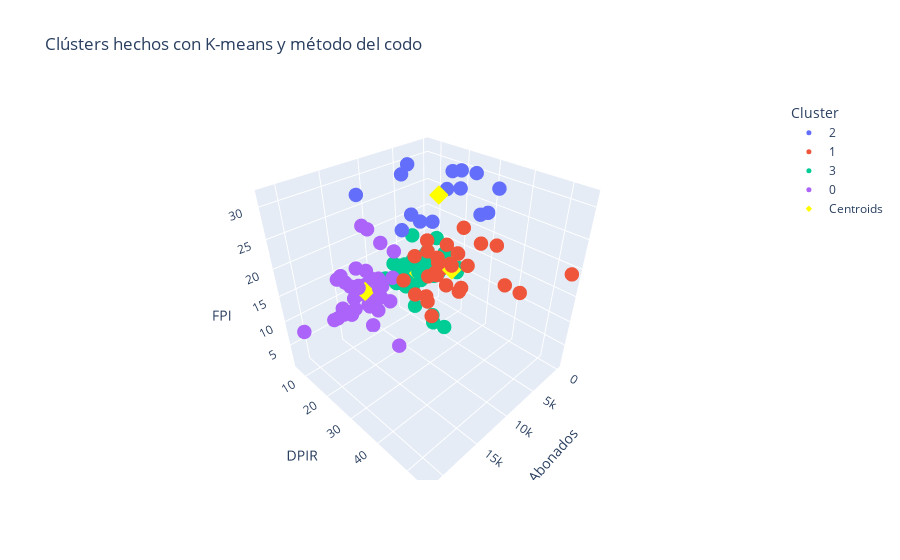

Source (notebook cell):
### Code cell
fig = px.scatter_3d(data_kmeans_elbow, x="Abonados", y="DPIR", z="FPI", color="Cluster", 
                    title='Clústers hechos con K-means y método del codo')
fig.add_trace(go.Scatter3d(
    x=centers[:, 0],
    y=centers[:, 1],
    z=centers[:, 2],
    mode='markers',
    marker=dict(size=20, color='yellow',symbol='diamond'),
    name='Centroids'
))

fig.update_traces(
    textfont=dict(
        family="Arial",
        size=15,
        color="crimson"  
    ),
    marker=dict(
        size=5,
    )
)
fig.show()

### Figure 1 — Plotly figure (JSON) as saved in the notebook; plotly's stock layout.template omitted (floating-point values rounded to 4 significant figures)
{"data": [{"hovertemplate": "Cluster=2<br>Abonados=%{x}<br>DPIR=%{y}<br>FPI=%{z}<extra></extra>", "legendgroup": "2", "marker": {"color": "#636efa", "size": 5, "symbol": "circle"}, "mode": "markers", "name": "2", "scene": "scene", "showlegend": true, "textfont": {"color": "crimson", "family": "Arial", "size": 15}, "type": "scatter3d", "x": [3756, 7039, 9777, 1012, 8573, 12032, 5610, 6181, 1659, 2762, 2883, 1210, 797, 4772, 4777], "y": [32.73, 23.86, 22.96, 20.86, 16.38, 8.93, 16.17, 39.04, 34.12, 28.96, 24.41, 18.18, 15.53, 7.15, 9.64], "z": [25.97, 24.46, 26.82, 29.87, 22.06, 28.17, 22.05, 28.81, 29.52, 31.47, 28.25, 29.36, 25.61, 28.31, 30.43]}, {"hovertemplate": "Cluster=1<br>Abonados=%{x}<br>DPIR=%{y}<br>FPI=%{z}<extra></extra>", "legendgroup": "1", "marker": {"color": "#EF553B", "size": 5, "symbol": "circle"}, "mode": "markers", "name": "1", "scene": "scene", "showlegend": true, "textfont": {"color": "crimson", "family": "Arial", "size": 15}, "type": "scatter3d", "x": [2230, 8644, 74, 373, 2916, 3796, 6716, 5860, 10473, 6279, 8056, 292, 9000, 12534, 3937, 8121, 7065, 5310, 2685, 9574, 7199, 5556, 483, 4251, 4465, 2756, 3315, 4801, 2386, 6121], "y": [26.88, 21.12, 54.66, 41.81, 40.65, 38.4, 33.44, 31.11, 30.16, 29.1, 28.18, 27.54, 26.6, 26.49, 26.44, 26.21, 25.81, 25.42, 24.13, 23.3, 22, 21.82, 21.52, 20.48, 20.08, 20.04, 19.91, 17.12, 20.74, 19.95], "z": [14.23, 18.52, 19.17, 11.88, 14.85, 22.09, 14.77, 12.69, 18.52, 17.48, 18.88, 17.7, 11.5, 18.08, 17.65, 7.63, 18.54, 11.82, 16.21, 12.3, 9.75, 13.55, 19.44, 13.62, 11.79, 16.99, 12.5, 16.09, 13.05, 19.7]}, {"hovertemplate": "Cluster=3<br>Abonados=%{x}<br>DPIR=%{y}<br>FPI=%{z}<extra></extra>", "legendgroup": "3", "marker": {"color": "#00cc96", "size": 5, "symbol": "circle"}, "mode": "markers", "name": "3", "scene": "scene", "showlegend": true, "textfont": {"color": "crimson", "family": "Arial", "size": 15}, "type": "scatter3d", "x": [6590, 4508, 834, 4980, 6212, 4855, 779, 4929, 445, 5287, 4722, 3726, 1, 3034, 3904, 1305, 2496, 5375, 135, 1436, 6414, 7901, 603, 6226, 2955, 4424, 2807, 2645, 6315, 6768, 5516, 3909, 7153, 5279, 6281, 2168, 5940, 4984, 2964, 4782, 4571, 5149, 4036, 3952, 6663, 5252, 342, 6370], "y": [18.63, 16.45, 12.83, 11.47, 10.99, 10.87, 10.51, 8.42, 8.17, 7.17, 6.72, 6.61, 6.56, 6.35, 11.51, 10.15, 15.52, 15.24, 13.9, 8.45, 6.63, 6.54, 19.9, 16.71, 16.68, 15.26, 15.22, 14.58, 14.45, 12.68, 11.9, 11.45, 9.25, 9.24, 8.45, 7.76, 7.8, 6.92, 6.86, 6.66, 23.6, 20.3, 17.5, 16.61, 16.1, 7.86, 19.93, 7.38], "z": [11.76, 15.82, 7.75, 17.98, 12.6, 7.75, 8.4, 8.4, 7.78, 7.41, 7.71, 7.33, 8, 10.19, 11.91, 7.71, 17.06, 14.7, 12.2, 11.17, 11.67, 9.36, 9.85, 12.6, 12.88, 13.47, 9.09, 9.18, 8.79, 8.68, 7.6, 12.27, 8.75, 8.96, 11.66, 9.16, 7.4, 8.26, 10.05, 7.88, 1.22, 1.61, 1.49, 13.15, 5.29, 8.6, 10.59, 7.52]}, {"hovertemplate": "Cluster=0<br>Abonados=%{x}<br>DPIR=%{y}<br>FPI=%{z}<extra></extra>", "legendgroup": "0", "marker": {"color": "#ab63fa", "size": 5, "symbol": "circle"}, "mode": "markers", "name": "0", "scene": "scene", "showlegend": true, "textfont": {"color": "crimson", "family": "Arial", "size": 15}, "type": "scatter3d", "x": [17327, 11346, 14986, 9650, 17360, 10355, 11976, 11155, 10659, 9407, 14980, 10556, 12650, 11528, 11110, 13469, 14855, 8198, 12604, 8859, 12575, 13457, 15918, 18025, 12545, 21394, 11267, 9973, 10672, 15594, 13481, 10878, 9220, 11162, 16997, 11889, 11815, 15517, 8536, 12512], "y": [15.63, 13.36, 13.16, 13.02, 12.74, 12.33, 9.81, 9.36, 9.01, 8.21, 7.98, 7.76, 7.63, 7.63, 7.27, 6.76, 9.32, 11.82, 7.8, 7.51, 17.46, 14.93, 14.37, 13.35, 11.56, 11.16, 10.92, 9.1, 8.82, 8.25, 8, 7.7, 7.02, 20.1, 14.3, 13.8, 12.32, 17.34, 11.61, 9.36], "z": [11.52, 11.62, 9.98, 7.54, 9.76, 19.72, 23.1, 12.38, 7.91, 9.37, 15.01, 21.24, 14.9, 10.75, 13.32, 11.5, 14.05, 16.71, 11.35, 8.53, 12.04, 9.96, 9.94, 10.16, 8.4, 9.72, 9.76, 8.6, 8.12, 14.83, 9.32, 1.02, 10.35, 1.11, 12, 7.5, 8.1, 15.95, 11.46, 9.99]}, {"marker": {"color": "yellow", "size": 5, "symbol": "diamond"}, "mode": "markers", "name": "Centroids", "textfont": {"color": "crimson", "family": "Arial", "size": 15}, "type": "scatter3d", "x": [12660.0, 5176.0, 4856, 4123.0], "y": [10.99, 27.04, 21.26, 11.89], "z": [11.21, 15.37, 27.41, 9.597]}], "layout": {"legend": {"title": {"text": "Cluster"}, "tracegroupgap": 0}, "scene": {"domain": {"x": [0, 1], "y": [0, 1]}, "xaxis": {"title": {"text": "Abonados"}}, "yaxis": {"title": {"text": "DPIR"}}, "zaxis": {"title": {"text": "FPI"}}}, "title": {"text": "Clústers hechos con K-means y método del codo"}}}
